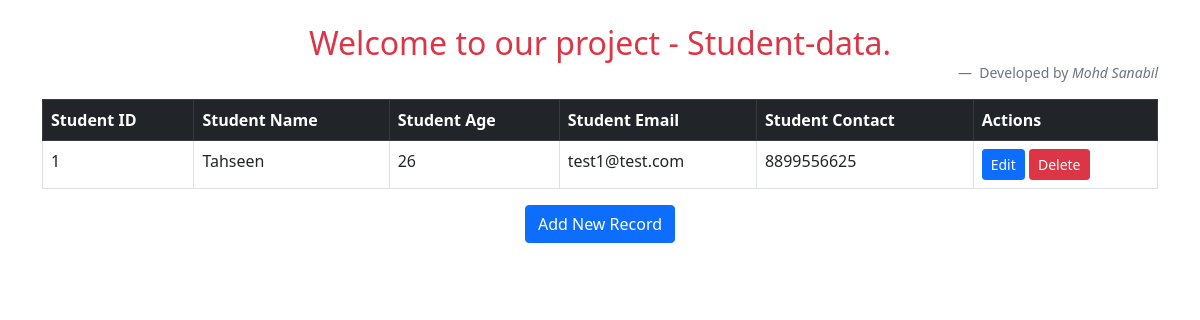
/, run on an earlier commit of the app's database.
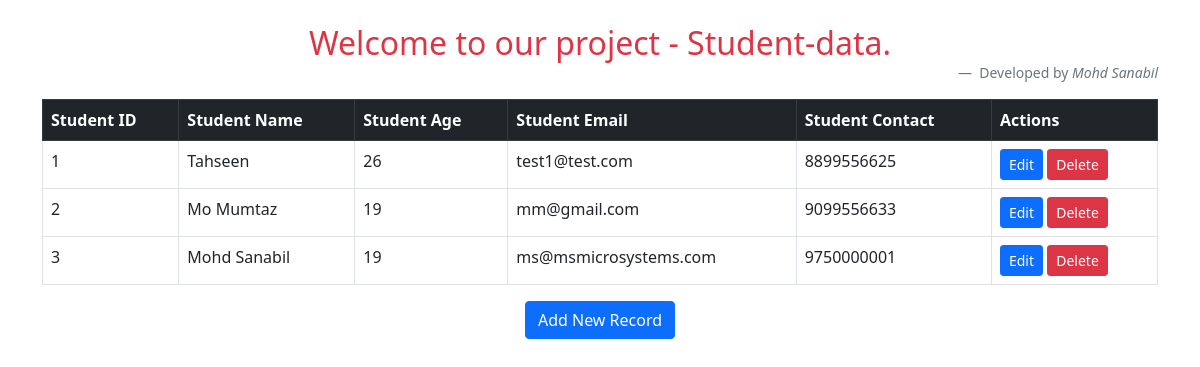
And on a later commit of the database.
### student/models.py (models this page shows, shortened)
class Student( models.Model ):
    s_id = models.IntegerField()
    s_name = models.CharField( max_length=50 )
    s_age = models.IntegerField()
    s_email = models.EmailField()
    s_contact = models.CharField( max_length=20 )

### student/views.py (the view)
# urls.py: path('', views.show, name='show'),
def show( request ):
    students_data = Student.objects.all()
    return render( request, 'show.html', {'data':students_data} )

### templates/show.html (shortened to what this page needs)
<!DOCTYPE html>
<html lang="en">
<head>
    <link href="https://cdn.jsdelivr.net/npm/bootstrap@5.0.2/dist/css/bootstrap.min.css" rel="stylesheet">
</head>
<body>
    <div class="container mt-4">
      <figure class="text-center">
        <blockquote class="blockquote">
          <h2 class="text-danger">Welcome to our project - Student-data.</h2>
        </blockquote>
        <figcaption class="blockquote-footer text-end">
          Developed by <cite title="Source Title">Mohd Sanabil</cite>
        </figcaption>
      </figure>
    <table class="table table-bordered">
        <thead class="table-dark">
          <th>Student ID</th>
          <th>Student Name</th>
          <th>Student Age</th>
          <th>Student Email</th>
          <th>Student Contact</th>
          <th>Actions</th>
        </thead>
        <tbody>
        {% if data %}
        {% for x in data %}
         <tr>
           <td>{{x.s_id}}</td>
           <td>{{x.s_name}}</td>
           <td>{{x.s_age}}</td>
           <td>{{x.s_email}}</td>
           <td>{{x.s_contact}}</td>
           <td>
            <a href="{% url 'edit' pk=x.id %}" class="btn btn-primary btn-sm">Edit</a>
            <a href="{% url 'delete' pk=x.id %}" class="btn btn-danger btn-sm">Delete</a>
           </td>
         </tr>
        {% endfor %}
        {% else %}
        <td colspan="6"><center><h3>No record found!</h3></center></td>
        {% endif %}
        </tbody>
      </table>
      <center><a href="{% url 'insert' %}" class="btn btn-primary">Add New Record</a></center>
    </div>
</body>
</html>

What changed in the data, as far as the page shows it:
added Student: s_id "2", s_name "Mo Mumtaz", s_age "19", s_email "mm@gmail.com", s_contact "9099556633"
added Student: s_id "3", s_name "Mohd Sanabil", s_age "19", s_email "ms@msmicrosystems.com", s_contact "9750000001"
